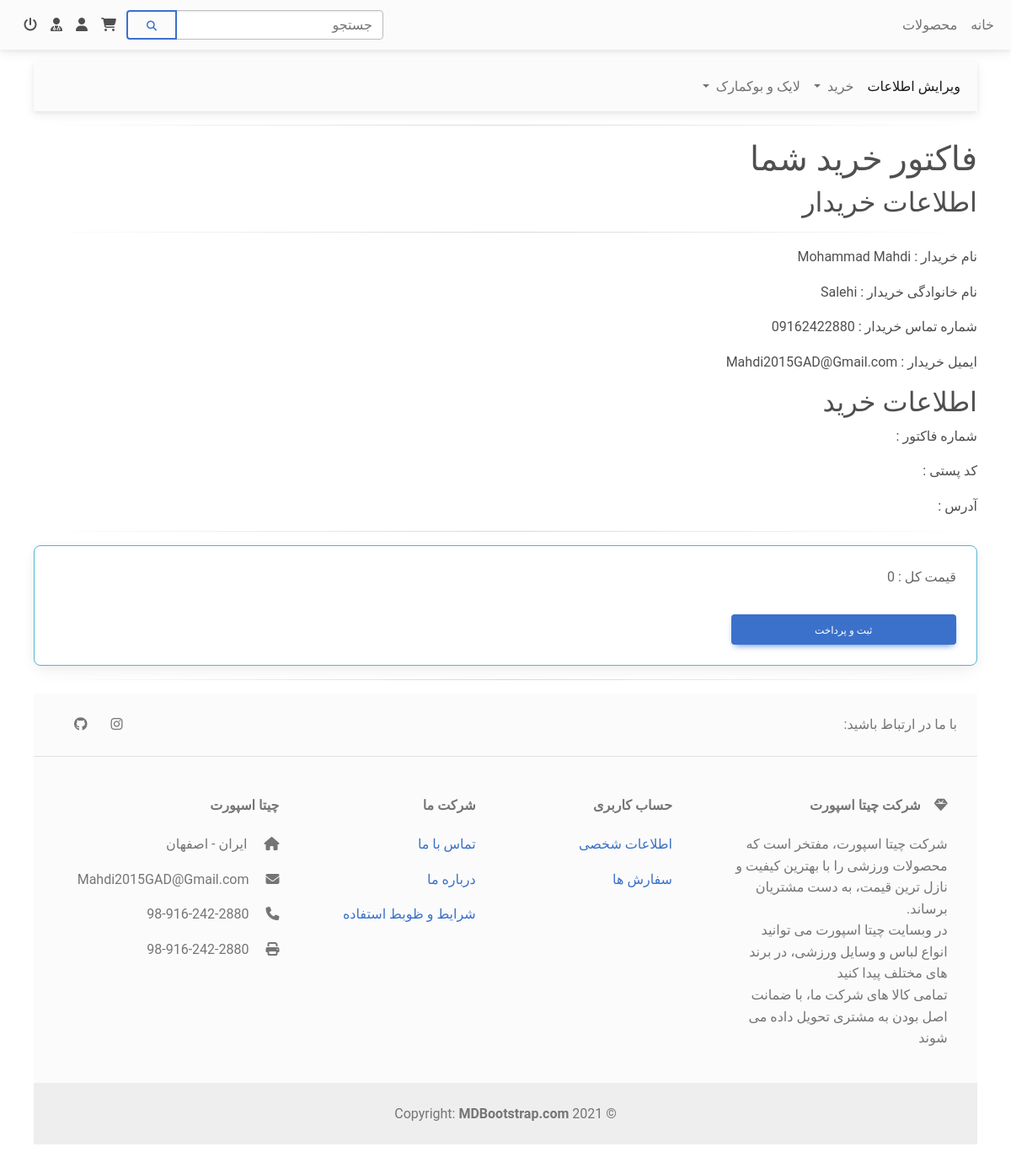
Screenshot of /Factor.php (signed in) with the database file from the repository.
### tables this page shows
CREATE TABLE IF NOT EXISTS `user` (
  `id` int(11) NOT NULL AUTO_INCREMENT,
  `firstname` varchar(255) NOT NULL,
  `lastname` varchar(255) NOT NULL,
  `gender` varchar(255) NOT NULL,
  `kodmeli` varchar(255) NOT NULL,
  `email` varchar(255) NOT NULL,
  `number` varchar(255) NOT NULL,
  `password` varchar(255) NOT NULL,
  `role` varchar(255) NOT NULL,
  PRIMARY KEY (`id`),
  UNIQUE KEY `kodmeli` (`kodmeli`),
  UNIQUE KEY `email` (`email`),
  UNIQUE KEY `number` (`number`)
);

### Factor.php (called while the page is built, shortened)
<?php
    include 'DataBase.php';
    include 'Settings.php';
    $db = new db($dbhost, $dbuser, $dbpass, $dbname);
    if(isset($_SESSION['uid'])){
        $sql = "SELECT * FROM user WHERE id = ?";
        $result = $db -> query($sql, $_SESSION['uid']);
        $user = $result -> fetchArray();
        }
    include 'Factor_View.php';
?>

### Settings.php (called while the page is built)
<?php
    $dbhost = 'localhost';
    $dbuser = 'root';
    $dbpass = '';
    $dbname = 'cheetah_sport';
?>

### DataBase.php (called while the page is built, shortened)
<?php
class db {
    protected $connection;
	protected $query;
	public function __construct($dbhost = '', $dbuser = '', $dbpass = '', $dbname = '', $charset = 'utf8') {
		$this->connection = new mysqli($dbhost, $dbuser, $dbpass, $dbname);
		$this->connection->set_charset($charset);
	}
    public function query($query) {
		if ($this->query = $this->connection->prepare($query)) {
            if (func_num_args() > 1) {
                $x = func_get_args();
                $args = array_slice($x, 1);
				$types = '';
                $args_ref = array();
                foreach ($args as $k => &$arg) {
					if (is_array($args[$k])) {
						foreach ($args[$k] as $j => &$a) {
							$types .= $this->_gettype($args[$k][$j]);
							$args_ref[] = &$a;
						}
					} else {
	                	$types .= $this->_gettype($args[$k]);
	                    $args_ref[] = &$arg;
					}
                }
				array_unshift($args_ref, $types);
                call_user_func_array(array($this->query, 'bind_param'), $args_ref);
            }
            $this->query->execute();
        } else {
            $this->error('Unable to prepare MySQL statement (check your syntax) - ' . $this->connection->error);
        }
		return $this;
    }
	public function fetchArray() {
	    $params = array();
        $row = array();
	    $meta = $this->query->result_metadata();
	    while ($field = $meta->fetch_field()) {
	        $params[] = &$row[$field->name];
	    }
	    call_user_func_array(array($this->query, 'bind_result'), $params);
        $result = array();
		while ($this->query->fetch()) {
			foreach ($row as $key => $val) {
				$result[$key] = $val;
			}
		}
		return $result;
	}
	private function _gettype($var) {
	    if (is_int($var)) return 'i';
	    return 'b';
	}
}
?>

### Factor_View.php (the view, shortened to what this page needs)
<!doctype html>
<html lang="fa">
    <head>
        <link rel = "stylesheet" href = "Styles\css\mdb.rtl.min.css" type = "text/css">
    </head>
    <body>
        <?php include 'Header.php'; ?>
        <?php include 'AsideNav_User.php'; ?>
        <main>
            <div>
                <hr class="hr hr-blurry" />
                <h1>فاکتور خرید شما</h1>
                <div>
                    <h2>اطلاعات خریدار</h2>
                    <hr class="hr hr-blurry" />
                    <p class='card-text'>نام خریدار : <?php echo "{$user['firstname']}"; ?></p>
                    <p class='card-text'>نام خانوادگی خریدار : <?php echo "{$user['lastname']}"; ?></p>
                    <p class='card-text'>شماره تماس خریدار : <?php echo "{$user['number']}"; ?></p>
                    <p class='card-text'>ایمیل خریدار : <?php echo "{$user['email']}"; ?></p>
                    <h2>اطلاعات خرید</h2>
                    <p class='card-text'>شماره فاکتور : <?php echo "{$order['id']}"; ?></p>
                    <p class='card-text'>کد پستی : <?php echo "{$order['postalcode']}"; ?></p>
                    <p class='card-text'>آدرس : <?php echo "{$order['address']}"; ?></p>
                    <?php
                        $allsum = 0;
                    ?>
                    <hr class='hr hr-blurry' />
                    <div class='card border border-info mb-3'>
                        <div class='row g-0'>
                            <div class='card-body'>
                                <form action='Payment.php' method='post' class='col-md-3'>
                                    <div class='form-outline mb-4'>
                                        <label class='form-label' for='allsum'>قیمت کل : <?php echo "{$allsum}"; ?></label>
                                    </div>
                                    <button type='submit' name='submit' class='btn btn-primary btn-block'>ثبت و پرداخت</button>
                                </form>
                            </div>
                        </div>
                    </div>
                </div>
            </div>
        </main>
        <?php include 'Footer.php'; ?>
    </body>
</html>

### rows the page displays
user: firstname "Mohammad Mahdi", lastname "Salehi", number "09162422880", email "Mahdi2015GAD@Gmail.com"

### other values shown
$allsum "0"
